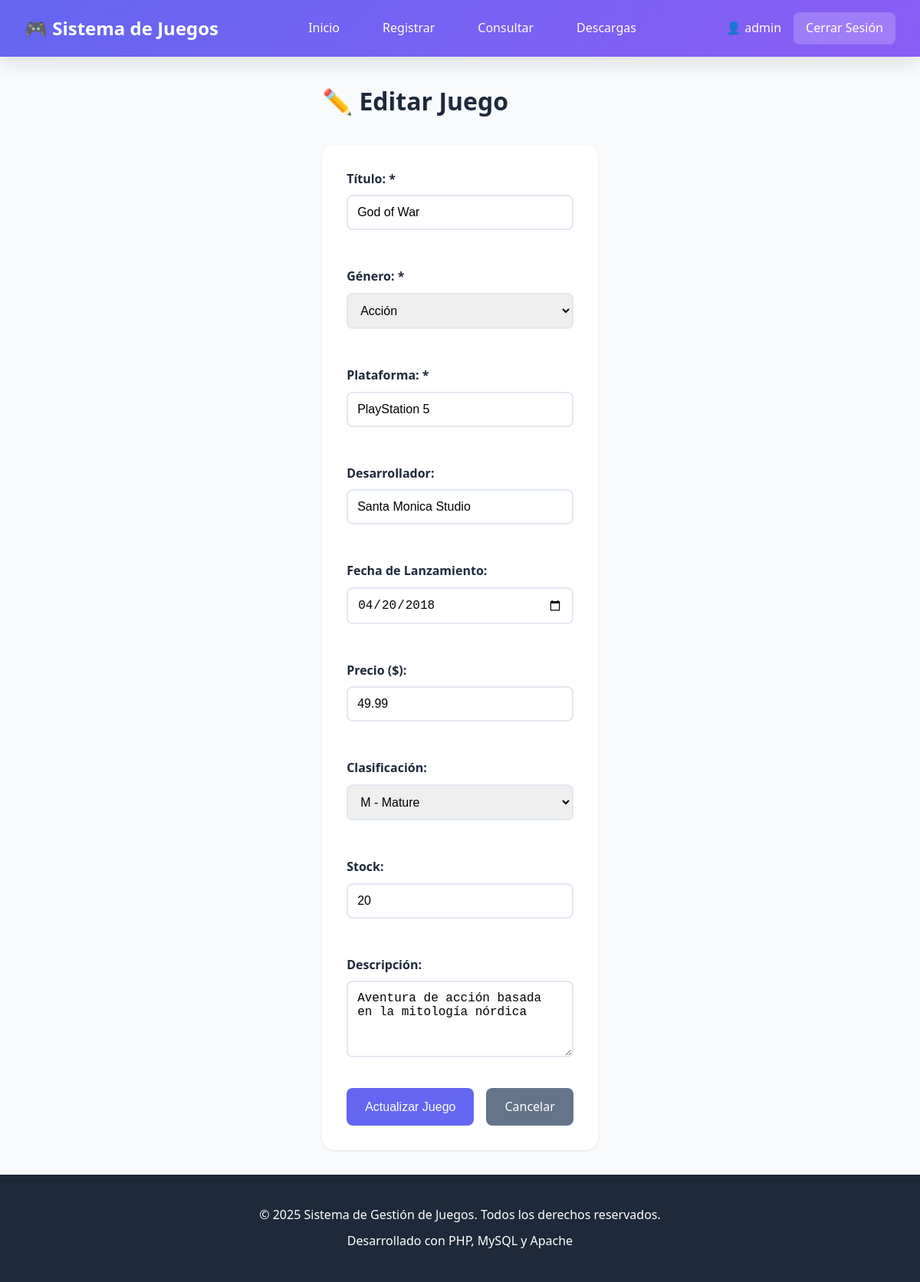
The app's page /editar.php?id=2 (signed in) with its own data.
### tables this page shows
CREATE TABLE IF NOT EXISTS juegos (
    id_juego INT AUTO_INCREMENT PRIMARY KEY,
    titulo VARCHAR(150) NOT NULL,
    genero VARCHAR(50) NOT NULL,
    plataforma VARCHAR(100) NOT NULL,
    desarrollador VARCHAR(100),
    fecha_lanzamiento DATE,
    precio DECIMAL(10, 2) DEFAULT 0.00,
    clasificacion VARCHAR(10),
    descripcion TEXT,
    stock INT DEFAULT 0,
    imagen_url VARCHAR(255),
    fecha_registro TIMESTAMP DEFAULT CURRENT_TIMESTAMP,
    fecha_actualizacion TIMESTAMP DEFAULT CURRENT_TIMESTAMP ON UPDATE CURRENT_TIMESTAMP,
    INDEX idx_titulo (titulo),
    INDEX idx_genero (genero),
    INDEX idx_plataforma (plataforma)
);

### editar.php (the view, shortened to what this page needs)
<?php
require_once 'config.php';
$id_juego = isset($_GET['id']) ? intval($_GET['id']) : 0;
$sql = "SELECT * FROM juegos WHERE id_juego = ?";
$stmt = $conn->prepare($sql);
$stmt->bind_param("i", $id_juego);
$stmt->execute();
$resultado = $stmt->get_result();
$juego = $resultado->fetch_assoc();
?>
<!DOCTYPE html>
<html lang="es">
<head>
    <link rel="stylesheet" href="css/styles.css">
</head>
<body>
    <?php include 'includes/header.php'; ?>
    <div class="container">
        <h1>✏️ Editar Juego</h1>
        <div class="form-container">
            <form method="POST" action="">
                <div class="form-row">
                    <div class="form-group">
                        <label for="titulo">Título: *</label>
                        <input type="text" id="titulo" name="titulo" value="<?php echo htmlspecialchars($juego['titulo']); ?>" required>
                    </div>
                    <div class="form-group">
                        <label for="genero">Género: *</label>
                        <select id="genero" name="genero" required>
                            <?php
                            $generos = ['Acción', 'Aventura', 'RPG', 'Deportes', 'Shooter', 'Estrategia', 'Simulación', 'Plataformas', 'Sandbox', 'Terror'];
                            foreach ($generos as $gen) {
                                $selected = ($juego['genero'] === $gen) ? 'selected' : '';
                                echo "<option value='$gen' $selected>$gen</option>";
                            }
                            ?>
                        </select>
                    </div>
                </div>
                <div class="form-row">
                    <div class="form-group">
                        <label for="plataforma">Plataforma: *</label>
                        <input type="text" id="plataforma" name="plataforma" value="<?php echo htmlspecialchars($juego['plataforma']); ?>" required>
                    </div>
                    <div class="form-group">
                        <label for="desarrollador">Desarrollador:</label>
                        <input type="text" id="desarrollador" name="desarrollador" value="<?php echo htmlspecialchars($juego['desarrollador']); ?>">
                    </div>
                </div>
                <div class="form-row">
                    <div class="form-group">
                        <label for="fecha_lanzamiento">Fecha de Lanzamiento:</label>
                        <input type="date" id="fecha_lanzamiento" name="fecha_lanzamiento" value="<?php echo $juego['fecha_lanzamiento']; ?>">
                    </div>
                    <div class="form-group">
                        <label for="precio">Precio ($):</label>
                        <input type="number" id="precio" name="precio" step="0.01" min="0" value="<?php echo $juego['precio']; ?>">
                    </div>
                </div>
                <div class="form-row">
                    <div class="form-group">
                        <label for="clasificacion">Clasificación:</label>
                        <select id="clasificacion" name="clasificacion">
                            <?php
                            $clasificaciones = ['E' => 'E - Everyone', 'E10+' => 'E10+ - Everyone 10+', 'T' => 'T - Teen', 'M' => 'M - Mature', 'AO' => 'AO - Adults Only'];
                            foreach ($clasificaciones as $key => $value) {
                                $selected = ($juego['clasificacion'] === $key) ? 'selected' : '';
                                echo "<option value='$key' $selected>$value</option>";
                            }
                            ?>
                        </select>
                    </div>
                    <div class="form-group">
                        <label for="stock">Stock:</label>
                        <input type="number" id="stock" name="stock" min="0" value="<?php echo $juego['stock']; ?>">
                    </div>
                </div>
                <div class="form-group">
                    <label for="descripcion">Descripción:</label>
                    <textarea id="descripcion" name="descripcion" rows="4"><?php echo htmlspecialchars($juego['descripcion']); ?></textarea>
                </div>
                <div class="form-actions">
                    <button type="submit" class="btn btn-primary">Actualizar Juego</button>
                    <a href="consultas.php" class="btn btn-secondary">Cancelar</a>
                </div>
            </form>
        </div>
    </div>
    <?php include 'includes/footer.php'; ?>
</body>
</html>

### css/styles.css (style rules this page uses)
* { margin: 0; padding: 0; box-sizing: border-box; }
:root { --primary-color: #6366f1; --primary-dark: #4f46e5; --secondary-color: #8b5cf6; --success-color: #10b981; --error-color: #ef4444; --warning-color: #f59e0b; --bg-color: #f8fafc; --card-bg: #ffffff; --text-color: #1e293b; --text-light: #64748b; --border-color: #e2e8f0; --shadow: 0 1px 3px rgba(0, 0, 0, 0.1); --shadow-lg: 0 10px 25px rgba(0, 0, 0, 0.1); }
body { font-family: 'Segoe UI', Tahoma, Geneva, Verdana, sans-serif; background-color: var(--bg-color); color: var(--text-color); line-height: 1.6; min-height: 100vh; display: flex; flex-direction: column; }
.container { max-width: 1200px; margin: 2rem auto; padding: 0 2rem; flex: 1; }
.form-container { background: var(--card-bg); padding: 2rem; border-radius: 1rem; box-shadow: var(--shadow); margin-top: 2rem; }
.form-row { display: grid; grid-template-columns: repeat(auto-fit, minmax(250px, 1fr)); gap: 1.5rem; margin-bottom: 1.5rem; }
.form-group { margin-bottom: 1.5rem; }
.form-group label { display: block; margin-bottom: 0.5rem; font-weight: 600; color: var(--text-color); }
.form-group input, .form-group select, .form-group textarea { width: 100%; padding: 0.75rem; border: 2px solid var(--border-color); border-radius: 0.5rem; font-size: 1rem; transition: border-color 0.3s; }
.form-actions { display: flex; gap: 1rem; margin-top: 2rem; }
.btn { padding: 0.75rem 1.5rem; border: none; border-radius: 0.5rem; font-size: 1rem; cursor: pointer; text-decoration: none; display: inline-block; transition: all 0.3s; }
.btn-primary { background: var(--primary-color); color: white; }
.btn-secondary { background: var(--text-light); color: white; }

### records on screen
juegos: titulo "God of War", plataforma "PlayStation 5", desarrollador "Santa Monica Studio", fecha_lanzamiento "04/20/2018", precio "49.99", stock "20", descripcion "Aventura de acción basada en la mitología nórdica"

### other values on screen
$_SESSION['nombre_usuario'] "admin"
form field genero "Acción"
form field clasificacion "M - Mature"
